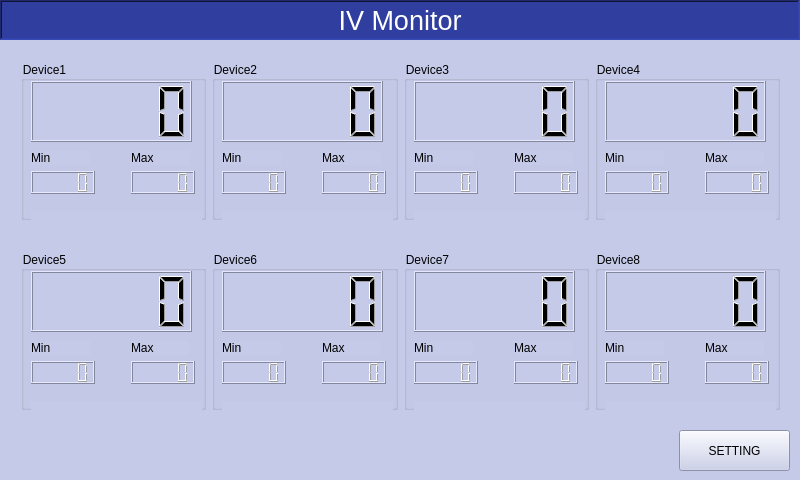
<?xml version="1.0" encoding="UTF-8"?>
<ui version="4.0">
 <class>MainWindow</class>
 <widget class="QMainWindow" name="MainWindow">
  <property name="geometry">
   <rect>
    <x>0</x>
    <y>0</y>
    <width>800</width>
    <height>480</height>
   </rect>
  </property>
  <property name="windowTitle">
   <string>MainWindow</string>
  </property>
  <property name="styleSheet">
   <string notr="true">background-color: rgb(197, 202, 233);</string>
  </property>
  <widget class="QWidget" name="centralWidget">
   <widget class="QLabel" name="label">
    <property name="geometry">
     <rect>
      <x>0</x>
      <y>0</y>
      <width>800</width>
      <height>40</height>
     </rect>
    </property>
    <property name="palette">
     <palette>
      <active>
       <colorrole role="WindowText">
        <brush brushstyle="SolidPattern">
         <color alpha="255">
          <red>255</red>
          <green>255</green>
          <blue>255</blue>
         </color>
        </brush>
       </colorrole>
       <colorrole role="Button">
        <brush brushstyle="SolidPattern">
         <color alpha="255">
          <red>48</red>
          <green>63</green>
          <blue>159</blue>
         </color>
        </brush>
       </colorrole>
       <colorrole role="Base">
        <brush brushstyle="SolidPattern">
         <color alpha="255">
          <red>48</red>
          <green>63</green>
          <blue>159</blue>
         </color>
        </brush>
       </colorrole>
       <colorrole role="Window">
        <brush brushstyle="SolidPattern">
         <color alpha="255">
          <red>48</red>
          <green>63</green>
          <blue>159</blue>
         </color>
        </brush>
       </colorrole>
      </active>
      <inactive>
       <colorrole role="WindowText">
        <brush brushstyle="SolidPattern">
         <color alpha="255">
          <red>255</red>
          <green>255</green>
          <blue>255</blue>
         </color>
        </brush>
       </colorrole>
       <colorrole role="Button">
        <brush brushstyle="SolidPattern">
         <color alpha="255">
          <red>48</red>
          <green>63</green>
          <blue>159</blue>
         </color>
        </brush>
       </colorrole>
       <colorrole role="Base">
        <brush brushstyle="SolidPattern">
         <color alpha="255">
          <red>48</red>
          <green>63</green>
          <blue>159</blue>
         </color>
        </brush>
       </colorrole>
       <colorrole role="Window">
        <brush brushstyle="SolidPattern">
         <color alpha="255">
          <red>48</red>
          <green>63</green>
          <blue>159</blue>
         </color>
        </brush>
       </colorrole>
      </inactive>
      <disabled>
       <colorrole role="WindowText">
        <brush brushstyle="SolidPattern">
         <color alpha="255">
          <red>190</red>
          <green>190</green>
          <blue>190</blue>
         </color>
        </brush>
       </colorrole>
       <colorrole role="Button">
        <brush brushstyle="SolidPattern">
         <color alpha="255">
          <red>48</red>
          <green>63</green>
          <blue>159</blue>
         </color>
        </brush>
       </colorrole>
       <colorrole role="Base">
        <brush brushstyle="SolidPattern">
         <color alpha="255">
          <red>48</red>
          <green>63</green>
          <blue>159</blue>
         </color>
        </brush>
       </colorrole>
       <colorrole role="Window">
        <brush brushstyle="SolidPattern">
         <color alpha="255">
          <red>48</red>
          <green>63</green>
          <blue>159</blue>
         </color>
        </brush>
       </colorrole>
      </disabled>
     </palette>
    </property>
    <property name="font">
     <font>
      <pointsize>20</pointsize>
     </font>
    </property>
    <property name="styleSheet">
     <string notr="true">background-color: rgb(48, 63, 159);</string>
    </property>
    <property name="frameShape">
     <enum>QFrame::WinPanel</enum>
    </property>
    <property name="frameShadow">
     <enum>QFrame::Sunken</enum>
    </property>
    <property name="text">
     <string>IV Monitor</string>
    </property>
    <property name="alignment">
     <set>Qt::AlignCenter</set>
    </property>
   </widget>
   <widget class="QWidget" name="layoutWidget">
    <property name="geometry">
     <rect>
      <x>10</x>
      <y>240</y>
      <width>781</width>
      <height>181</height>
     </rect>
    </property>
    <layout class="QHBoxLayout" name="horizontalLayout_2">
     <item>
      <widget class="QGroupBox" name="groupBox_5">
       <property name="title">
        <string>Device5</string>
       </property>
       <widget class="QLCDNumber" name="d5v">
        <property name="geometry">
         <rect>
          <x>10</x>
          <y>20</y>
          <width>161</width>
          <height>61</height>
         </rect>
        </property>
        <property name="font">
         <font>
          <pointsize>14</pointsize>
         </font>
        </property>
       </widget>
       <widget class="QLCDNumber" name="d5min">
        <property name="geometry">
         <rect>
          <x>10</x>
          <y>110</y>
          <width>64</width>
          <height>23</height>
         </rect>
        </property>
       </widget>
       <widget class="QLCDNumber" name="d5max">
        <property name="geometry">
         <rect>
          <x>110</x>
          <y>110</y>
          <width>64</width>
          <height>23</height>
         </rect>
        </property>
       </widget>
       <widget class="QLabel" name="label_14">
        <property name="geometry">
         <rect>
          <x>10</x>
          <y>90</y>
          <width>59</width>
          <height>14</height>
         </rect>
        </property>
        <property name="text">
         <string>Min</string>
        </property>
       </widget>
       <widget class="QLabel" name="label_15">
        <property name="geometry">
         <rect>
          <x>110</x>
          <y>90</y>
          <width>59</width>
          <height>14</height>
         </rect>
        </property>
        <property name="text">
         <string>Max</string>
        </property>
       </widget>
       <widget class="QLabel" name="statusd5">
        <property name="geometry">
         <rect>
          <x>10</x>
          <y>150</y>
          <width>171</width>
          <height>27</height>
         </rect>
        </property>
        <property name="text">
         <string>status</string>
        </property>
        <property name="alignment">
         <set>Qt::AlignCenter</set>
        </property>
       </widget>
      </widget>
     </item>
     <item>
      <widget class="QGroupBox" name="groupBox_6">
       <property name="title">
        <string>Device6</string>
       </property>
       <widget class="QLCDNumber" name="d6v">
        <property name="geometry">
         <rect>
          <x>10</x>
          <y>20</y>
          <width>161</width>
          <height>61</height>
         </rect>
        </property>
        <property name="font">
         <font>
          <pointsize>14</pointsize>
         </font>
        </property>
       </widget>
       <widget class="QLCDNumber" name="d6min">
        <property name="geometry">
         <rect>
          <x>10</x>
          <y>110</y>
          <width>64</width>
          <height>23</height>
         </rect>
        </property>
       </widget>
       <widget class="QLCDNumber" name="d6max">
        <property name="geometry">
         <rect>
          <x>110</x>
          <y>110</y>
          <width>64</width>
          <height>23</height>
         </rect>
        </property>
       </widget>
       <widget class="QLabel" name="label_17">
        <property name="geometry">
         <rect>
          <x>10</x>
          <y>90</y>
          <width>59</width>
          <height>14</height>
         </rect>
        </property>
        <property name="text">
         <string>Min</string>
        </property>
       </widget>
       <widget class="QLabel" name="label_18">
        <property name="geometry">
         <rect>
          <x>110</x>
          <y>90</y>
          <width>59</width>
          <height>14</height>
         </rect>
        </property>
        <property name="text">
         <string>Max</string>
        </property>
       </widget>
       <widget class="QLabel" name="statusd6">
        <property name="geometry">
         <rect>
          <x>10</x>
          <y>150</y>
          <width>171</width>
          <height>27</height>
         </rect>
        </property>
        <property name="text">
         <string>status</string>
        </property>
        <property name="alignment">
         <set>Qt::AlignCenter</set>
        </property>
       </widget>
      </widget>
     </item>
     <item>
      <widget class="QGroupBox" name="groupBox_7">
       <property name="title">
        <string>Device7</string>
       </property>
       <widget class="QLCDNumber" name="d7v">
        <property name="geometry">
         <rect>
          <x>10</x>
          <y>20</y>
          <width>161</width>
          <height>61</height>
         </rect>
        </property>
        <property name="font">
         <font>
          <pointsize>14</pointsize>
         </font>
        </property>
       </widget>
       <widget class="QLCDNumber" name="d7min">
        <property name="geometry">
         <rect>
          <x>10</x>
          <y>110</y>
          <width>64</width>
          <height>23</height>
         </rect>
        </property>
       </widget>
       <widget class="QLCDNumber" name="d7max">
        <property name="geometry">
         <rect>
          <x>110</x>
          <y>110</y>
          <width>64</width>
          <height>23</height>
         </rect>
        </property>
       </widget>
       <widget class="QLabel" name="label_20">
        <property name="geometry">
         <rect>
          <x>10</x>
          <y>90</y>
          <width>59</width>
          <height>14</height>
         </rect>
        </property>
        <property name="text">
         <string>Min</string>
        </property>
       </widget>
       <widget class="QLabel" name="label_21">
        <property name="geometry">
         <rect>
          <x>110</x>
          <y>90</y>
          <width>59</width>
          <height>14</height>
         </rect>
        </property>
        <property name="text">
         <string>Max</string>
        </property>
       </widget>
       <widget class="QLabel" name="statusd7">
        <property name="geometry">
         <rect>
          <x>10</x>
          <y>150</y>
          <width>171</width>
          <height>27</height>
         </rect>
        </property>
        <property name="text">
         <string>status</string>
        </property>
        <property name="alignment">
         <set>Qt::AlignCenter</set>
        </property>
       </widget>
      </widget>
     </item>
     <item>
      <widget class="QGroupBox" name="groupBox_8">
       <property name="title">
        <string>Device8</string>
       </property>
       <widget class="QLCDNumber" name="d8v">
        <property name="geometry">
         <rect>
          <x>10</x>
          <y>20</y>
          <width>161</width>
          <height>61</height>
         </rect>
        </property>
        <property name="font">
         <font>
          <pointsize>14</pointsize>
         </font>
        </property>
       </widget>
       <widget class="QLCDNumber" name="d8min">
        <property name="geometry">
         <rect>
          <x>10</x>
          <y>110</y>
          <width>64</width>
          <height>23</height>
         </rect>
        </property>
       </widget>
       <widget class="QLCDNumber" name="d8max">
        <property name="geometry">
         <rect>
          <x>110</x>
          <y>110</y>
          <width>64</width>
          <height>23</height>
         </rect>
        </property>
       </widget>
       <widget class="QLabel" name="label_23">
        <property name="geometry">
         <rect>
          <x>10</x>
          <y>90</y>
          <width>59</width>
          <height>14</height>
         </rect>
        </property>
        <property name="text">
         <string>Min</string>
        </property>
       </widget>
       <widget class="QLabel" name="label_24">
        <property name="geometry">
         <rect>
          <x>110</x>
          <y>90</y>
          <width>59</width>
          <height>14</height>
         </rect>
        </property>
        <property name="text">
         <string>Max</string>
        </property>
       </widget>
       <widget class="QLabel" name="statusd8">
        <property name="geometry">
         <rect>
          <x>10</x>
          <y>150</y>
          <width>171</width>
          <height>27</height>
         </rect>
        </property>
        <property name="text">
         <string>status</string>
        </property>
        <property name="alignment">
         <set>Qt::AlignCenter</set>
        </property>
       </widget>
      </widget>
     </item>
    </layout>
   </widget>
   <widget class="QPushButton" name="pushButton">
    <property name="geometry">
     <rect>
      <x>679</x>
      <y>430</y>
      <width>111</width>
      <height>41</height>
     </rect>
    </property>
    <property name="text">
     <string>SETTING</string>
    </property>
   </widget>
   <widget class="QWidget" name="layoutWidget">
    <property name="geometry">
     <rect>
      <x>10</x>
      <y>50</y>
      <width>781</width>
      <height>181</height>
     </rect>
    </property>
    <layout class="QHBoxLayout" name="horizontalLayout">
     <item>
      <widget class="QGroupBox" name="groupBox">
       <property name="title">
        <string>Device1</string>
       </property>
       <widget class="QLCDNumber" name="d1v">
        <property name="geometry">
         <rect>
          <x>10</x>
          <y>20</y>
          <width>161</width>
          <height>61</height>
         </rect>
        </property>
        <property name="font">
         <font>
          <pointsize>14</pointsize>
         </font>
        </property>
       </widget>
       <widget class="QLCDNumber" name="d1min">
        <property name="geometry">
         <rect>
          <x>10</x>
          <y>110</y>
          <width>64</width>
          <height>23</height>
         </rect>
        </property>
       </widget>
       <widget class="QLCDNumber" name="d1max">
        <property name="geometry">
         <rect>
          <x>110</x>
          <y>110</y>
          <width>64</width>
          <height>23</height>
         </rect>
        </property>
       </widget>
       <widget class="QLabel" name="label_2">
        <property name="geometry">
         <rect>
          <x>10</x>
          <y>90</y>
          <width>59</width>
          <height>14</height>
         </rect>
        </property>
        <property name="text">
         <string>Min</string>
        </property>
       </widget>
       <widget class="QLabel" name="label_3">
        <property name="geometry">
         <rect>
          <x>110</x>
          <y>90</y>
          <width>59</width>
          <height>14</height>
         </rect>
        </property>
        <property name="text">
         <string>Max</string>
        </property>
       </widget>
       <widget class="QLabel" name="statusd1">
        <property name="geometry">
         <rect>
          <x>10</x>
          <y>150</y>
          <width>171</width>
          <height>27</height>
         </rect>
        </property>
        <property name="text">
         <string>status</string>
        </property>
        <property name="alignment">
         <set>Qt::AlignCenter</set>
        </property>
       </widget>
      </widget>
     </item>
     <item>
      <widget class="QGroupBox" name="groupBox_2">
       <property name="title">
        <string>Device2</string>
       </property>
       <widget class="QLCDNumber" name="d2v">
        <property name="geometry">
         <rect>
          <x>10</x>
          <y>20</y>
          <width>161</width>
          <height>61</height>
         </rect>
        </property>
        <property name="font">
         <font>
          <pointsize>14</pointsize>
         </font>
        </property>
       </widget>
       <widget class="QLCDNumber" name="d2min">
        <property name="geometry">
         <rect>
          <x>10</x>
          <y>110</y>
          <width>64</width>
          <height>23</height>
         </rect>
        </property>
       </widget>
       <widget class="QLCDNumber" name="d2max">
        <property name="geometry">
         <rect>
          <x>110</x>
          <y>110</y>
          <width>64</width>
          <height>23</height>
         </rect>
        </property>
       </widget>
       <widget class="QLabel" name="label_5">
        <property name="geometry">
         <rect>
          <x>10</x>
          <y>90</y>
          <width>59</width>
          <height>14</height>
         </rect>
        </property>
        <property name="text">
         <string>Min</string>
        </property>
       </widget>
       <widget class="QLabel" name="label_6">
        <property name="geometry">
         <rect>
          <x>110</x>
          <y>90</y>
          <width>59</width>
          <height>14</height>
         </rect>
        </property>
        <property name="text">
         <string>Max</string>
        </property>
       </widget>
       <widget class="QLabel" name="statusd2">
        <property name="geometry">
         <rect>
          <x>10</x>
          <y>150</y>
          <width>171</width>
          <height>27</height>
         </rect>
        </property>
        <property name="text">
         <string>status</string>
        </property>
        <property name="alignment">
         <set>Qt::AlignCenter</set>
        </property>
       </widget>
      </widget>
     </item>
     <item>
      <widget class="QGroupBox" name="groupBox_3">
       <property name="title">
        <string>Device3</string>
       </property>
       <widget class="QLCDNumber" name="d3v">
        <property name="geometry">
         <rect>
          <x>10</x>
          <y>20</y>
          <width>161</width>
          <height>61</height>
         </rect>
        </property>
        <property name="font">
         <font>
          <pointsize>14</pointsize>
         </font>
        </property>
       </widget>
       <widget class="QLCDNumber" name="d3min">
        <property name="geometry">
         <rect>
          <x>10</x>
          <y>110</y>
          <width>64</width>
          <height>23</height>
         </rect>
        </property>
       </widget>
       <widget class="QLCDNumber" name="d3max">
        <property name="geometry">
         <rect>
          <x>110</x>
          <y>110</y>
          <width>64</width>
          <height>23</height>
         </rect>
        </property>
       </widget>
       <widget class="QLabel" name="label_8">
        <property name="geometry">
         <rect>
          <x>10</x>
          <y>90</y>
          <width>59</width>
          <height>14</height>
         </rect>
        </property>
        <property name="text">
         <string>Min</string>
        </property>
       </widget>
       <widget class="QLabel" name="label_9">
        <property name="geometry">
         <rect>
          <x>110</x>
          <y>90</y>
          <width>59</width>
          <height>14</height>
         </rect>
        </property>
        <property name="text">
         <string>Max</string>
        </property>
       </widget>
       <widget class="QLabel" name="statusd3">
        <property name="geometry">
         <rect>
          <x>10</x>
          <y>150</y>
          <width>171</width>
          <height>27</height>
         </rect>
        </property>
        <property name="text">
         <string>status</string>
        </property>
        <property name="alignment">
         <set>Qt::AlignCenter</set>
        </property>
       </widget>
      </widget>
     </item>
     <item>
      <widget class="QGroupBox" name="groupBox_4">
       <property name="title">
        <string>Device4</string>
       </property>
       <widget class="QLCDNumber" name="d4v">
        <property name="geometry">
         <rect>
          <x>10</x>
          <y>20</y>
          <width>161</width>
          <height>61</height>
         </rect>
        </property>
        <property name="font">
         <font>
          <pointsize>14</pointsize>
         </font>
        </property>
       </widget>
       <widget class="QLCDNumber" name="d4min">
        <property name="geometry">
         <rect>
          <x>10</x>
          <y>110</y>
          <width>64</width>
          <height>23</height>
         </rect>
        </property>
       </widget>
       <widget class="QLCDNumber" name="d4max">
        <property name="geometry">
         <rect>
          <x>110</x>
          <y>110</y>
          <width>64</width>
          <height>23</height>
         </rect>
        </property>
       </widget>
       <widget class="QLabel" name="label_11">
        <property name="geometry">
         <rect>
          <x>10</x>
          <y>90</y>
          <width>59</width>
          <height>14</height>
         </rect>
        </property>
        <property name="text">
         <string>Min</string>
        </property>
       </widget>
       <widget class="QLabel" name="label_12">
        <property name="geometry">
         <rect>
          <x>110</x>
          <y>90</y>
          <width>59</width>
          <height>14</height>
         </rect>
        </property>
        <property name="text">
         <string>Max</string>
        </property>
       </widget>
       <widget class="QLabel" name="statusd4">
        <property name="geometry">
         <rect>
          <x>10</x>
          <y>150</y>
          <width>171</width>
          <height>27</height>
         </rect>
        </property>
        <property name="text">
         <string>status</string>
        </property>
        <property name="alignment">
         <set>Qt::AlignCenter</set>
        </property>
       </widget>
      </widget>
     </item>
    </layout>
   </widget>
  </widget>
 </widget>
 <layoutdefault spacing="6" margin="11"/>
 <resources/>
 <connections/>
</ui>
